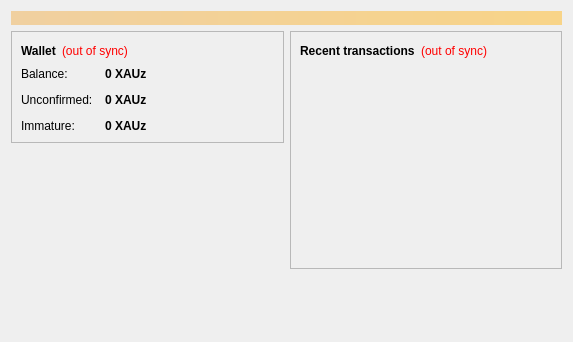
<?xml version="1.0" encoding="UTF-8"?>
<ui version="4.0">
 <class>OverviewPage</class>
 <widget class="QWidget" name="OverviewPage">
  <property name="geometry">
   <rect>
    <x>0</x>
    <y>0</y>
    <width>573</width>
    <height>342</height>
   </rect>
  </property>
  <property name="windowTitle">
   <string>Form</string>
  </property>
  <layout class="QVBoxLayout" name="topLayout">
   <item>
    <widget class="QLabel" name="labelAlerts">
     <property name="visible">
      <bool>false</bool>
     </property>
     <property name="styleSheet">
      <string notr="true">background-color: qlineargradient(x1: 0, y1: 0, x2: 1, y2: 0, stop:0 #F0D0A0, stop:1 #F8D488); color:#000000;</string>
     </property>
     <property name="wordWrap">
      <bool>true</bool>
     </property>
     <property name="margin">
      <number>3</number>
     </property>
    </widget>
   </item>
   <item>
    <layout class="QHBoxLayout" name="horizontalLayout" stretch="1,1">
     <item>
      <layout class="QVBoxLayout" name="verticalLayout_2">
       <item>
        <widget class="QFrame" name="frame">
         <property name="frameShape">
          <enum>QFrame::StyledPanel</enum>
         </property>
         <property name="frameShadow">
          <enum>QFrame::Raised</enum>
         </property>
         <layout class="QVBoxLayout" name="verticalLayout_4">
          <item>
           <layout class="QHBoxLayout" name="horizontalLayout_4">
            <item>
             <widget class="QLabel" name="label_5">
              <property name="font">
               <font>
                <weight>75</weight>
                <bold>true</bold>
               </font>
              </property>
              <property name="text">
               <string>Wallet</string>
              </property>
             </widget>
            </item>
            <item>
             <widget class="QLabel" name="labelWalletStatus">
              <property name="toolTip">
               <string>The displayed information may be out of date. Your wallet automatically synchronizes with the XAUz network after a connection is established, but this process has not completed yet.</string>
              </property>
              <property name="styleSheet">
               <string notr="true">QLabel { color: red; }</string>
              </property>
              <property name="text">
               <string notr="true">(out of sync)</string>
              </property>
              <property name="alignment">
               <set>Qt::AlignLeading|Qt::AlignLeft|Qt::AlignVCenter</set>
              </property>
             </widget>
            </item>
            <item>
             <spacer name="horizontalSpacer_2">
              <property name="orientation">
               <enum>Qt::Horizontal</enum>
              </property>
              <property name="sizeHint" stdset="0">
               <size>
                <width>40</width>
                <height>20</height>
               </size>
              </property>
             </spacer>
            </item>
           </layout>
          </item>
          <item>
           <layout class="QFormLayout" name="formLayout_2">
            <property name="fieldGrowthPolicy">
             <enum>QFormLayout::AllNonFixedFieldsGrow</enum>
            </property>
            <property name="horizontalSpacing">
             <number>12</number>
            </property>
            <property name="verticalSpacing">
             <number>12</number>
            </property>
            <item row="0" column="0">
             <widget class="QLabel" name="label">
              <property name="text">
               <string>Balance:</string>
              </property>
             </widget>
            </item>
            <item row="0" column="1">
             <widget class="QLabel" name="labelBalance">
              <property name="font">
               <font>
                <weight>75</weight>
                <bold>true</bold>
               </font>
              </property>
              <property name="cursor">
               <cursorShape>IBeamCursor</cursorShape>
              </property>
              <property name="toolTip">
               <string>Your current balance</string>
              </property>
              <property name="text">
               <string notr="true">0 XAUz</string>
              </property>
              <property name="textInteractionFlags">
               <set>Qt::LinksAccessibleByMouse|Qt::TextSelectableByKeyboard|Qt::TextSelectableByMouse</set>
              </property>
             </widget>
            </item>
            <item row="1" column="0">
             <widget class="QLabel" name="label_3">
              <property name="text">
               <string>Unconfirmed:</string>
              </property>
             </widget>
            </item>
            <item row="1" column="1">
             <widget class="QLabel" name="labelUnconfirmed">
              <property name="font">
               <font>
                <weight>75</weight>
                <bold>true</bold>
               </font>
              </property>
              <property name="cursor">
               <cursorShape>IBeamCursor</cursorShape>
              </property>
              <property name="toolTip">
               <string>Total of transactions that have yet to be confirmed, and do not yet count toward the current balance</string>
              </property>
              <property name="text">
               <string notr="true">0 XAUz</string>
              </property>
              <property name="textInteractionFlags">
               <set>Qt::LinksAccessibleByMouse|Qt::TextSelectableByKeyboard|Qt::TextSelectableByMouse</set>
              </property>
             </widget>
            </item>
            <item row="2" column="0">
             <widget class="QLabel" name="labelImmatureText">
              <property name="text">
               <string>Immature:</string>
              </property>
             </widget>
            </item>
            <item row="2" column="1">
             <widget class="QLabel" name="labelImmature">
              <property name="font">
               <font>
                <weight>75</weight>
                <bold>true</bold>
               </font>
              </property>
              <property name="toolTip">
               <string>Mined balance that has not yet matured</string>
              </property>
              <property name="text">
               <string notr="true">0 XAUz</string>
              </property>
              <property name="textInteractionFlags">
               <set>Qt::LinksAccessibleByMouse|Qt::TextSelectableByKeyboard|Qt::TextSelectableByMouse</set>
              </property>
             </widget>
            </item>
           </layout>
          </item>
         </layout>
        </widget>
       </item>
       <item>
        <spacer name="verticalSpacer">
         <property name="orientation">
          <enum>Qt::Vertical</enum>
         </property>
         <property name="sizeHint" stdset="0">
          <size>
           <width>20</width>
           <height>40</height>
          </size>
         </property>
        </spacer>
       </item>
      </layout>
     </item>
     <item>
      <layout class="QVBoxLayout" name="verticalLayout_3">
       <item>
        <widget class="QFrame" name="frame_2">
         <property name="frameShape">
          <enum>QFrame::StyledPanel</enum>
         </property>
         <property name="frameShadow">
          <enum>QFrame::Raised</enum>
         </property>
         <layout class="QVBoxLayout" name="verticalLayout">
          <item>
           <layout class="QHBoxLayout" name="horizontalLayout_2">
            <item>
             <widget class="QLabel" name="label_4">
              <property name="text">
               <string>&lt;b&gt;Recent transactions&lt;/b&gt;</string>
              </property>
             </widget>
            </item>
            <item>
             <widget class="QLabel" name="labelTransactionsStatus">
              <property name="toolTip">
               <string>The displayed information may be out of date. Your wallet automatically synchronizes with the XAUz network after a connection is established, but this process has not completed yet.</string>
              </property>
              <property name="styleSheet">
               <string notr="true">QLabel { color: red; }</string>
              </property>
              <property name="text">
               <string notr="true">(out of sync)</string>
              </property>
              <property name="alignment">
               <set>Qt::AlignRight|Qt::AlignTrailing|Qt::AlignVCenter</set>
              </property>
             </widget>
            </item>
            <item>
             <spacer name="horizontalSpacer">
              <property name="orientation">
               <enum>Qt::Horizontal</enum>
              </property>
              <property name="sizeHint" stdset="0">
               <size>
                <width>40</width>
                <height>20</height>
               </size>
              </property>
             </spacer>
            </item>
           </layout>
          </item>
          <item>
           <widget class="QListView" name="listTransactions">
            <property name="styleSheet">
             <string notr="true">QListView { background: transparent; }</string>
            </property>
            <property name="frameShape">
             <enum>QFrame::NoFrame</enum>
            </property>
            <property name="verticalScrollBarPolicy">
             <enum>Qt::ScrollBarAlwaysOff</enum>
            </property>
            <property name="horizontalScrollBarPolicy">
             <enum>Qt::ScrollBarAlwaysOff</enum>
            </property>
            <property name="selectionMode">
             <enum>QAbstractItemView::NoSelection</enum>
            </property>
           </widget>
          </item>
         </layout>
        </widget>
       </item>
       <item>
        <spacer name="verticalSpacer_2">
         <property name="orientation">
          <enum>Qt::Vertical</enum>
         </property>
         <property name="sizeHint" stdset="0">
          <size>
           <width>20</width>
           <height>40</height>
          </size>
         </property>
        </spacer>
       </item>
      </layout>
     </item>
    </layout>
   </item>
  </layout>
 </widget>
 <resources/>
 <connections/>
</ui>
